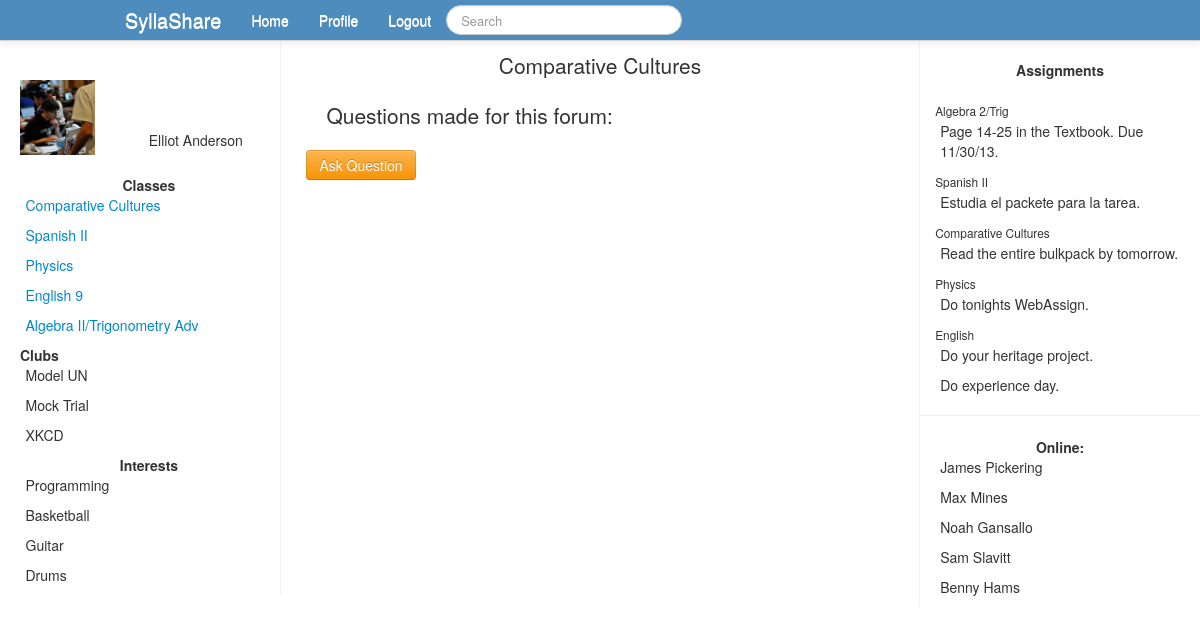
The page /forum.php?id=1 (signed in) on the database its author committed.
### tables this page shows
CREATE TABLE `users` (
  `id` int(11) NOT NULL AUTO_INCREMENT,
  `firstname` varchar(40) NOT NULL,
  `lastname` varchar(40) NOT NULL,
  `email` varchar(255) NOT NULL,
  `password` varchar(36) NOT NULL,
  `activated` int(1) NOT NULL DEFAULT '0',
  `code` int(8) NOT NULL,
  `grade` int(2) NOT NULL,
  PRIMARY KEY (`id`)
);

CREATE TABLE `class` (
  `id` int(11) NOT NULL AUTO_INCREMENT,
  `classid` int(11) NOT NULL,
  `userid` int(11) NOT NULL,
  PRIMARY KEY (`id`)
);

CREATE TABLE `classes` (
  `id` int(11) NOT NULL AUTO_INCREMENT,
  `name` varchar(60) NOT NULL,
  PRIMARY KEY (`id`)
);

### forum.php (the view, shortened to what this page needs)
<?php
include_once('database.php');
$userid = $_SESSION['id'];
$pageid = $_GET['id'];
$getuserinfo = "SELECT * FROM users WHERE id=$userid";
$getuserrun = mysqli_query($connect, $getuserinfo);
while ($row = mysqli_fetch_assoc($getuserrun)){
	$firstname = $row['firstname'];
	$lastname = $row['lastname'];
}
include_once('header.php');
?>
<div class="span6">
<h1 class="lead">
<center>
<?php
$thequery = "SELECT * FROM classes WHERE id=$pageid";
$therun = mysqli_query($connect, $thequery);
while ($row = mysqli_fetch_assoc($therun)){
	$pageclassname = $row['name'];
}
echo $pageclassname;
?>
</center>
</h1>
<p class="lead">
<?php
echo 'Questions made for this forum: <br />';
echo '<form action="forum.php?id='.$pageid.'" method="POST">
<input type="hidden" name="askquestion" /><input type="submit" value="Ask Question" class="btn btn-warning" />
</form>';
?>
</p>
</div>
<?php
include_once('rightbar.php');
?>

### header.php (shortened to what this page needs)
<!DOCTYPE html>
<html lang="en">
<head>
<link href="css/bootstrap.min.css" rel="stylesheet" />
</head>
<body>
<div class="navbar navbar-fixed-top" >
	<div class="navbar-inner">
		<div class="container" >
			<ul class="nav">
				<li>
					<a class="brand" href="#">SyllaShare</a>
				</li>
				<?php
				if (!isset($_SESSION['id'])){
					?>
					<form action="login.php" method="POST" class="navbar-form pull-left">
						<input type="email" name="logemail" placeholder="Email" />
						<input type="password" name="logpassword" placeholder="Password" />
						<input type="submit" value="Log In" />
					</form>
					<?
				} else {
				?>
				<li><a href="home.php">Home</a></li>
				<li><a href="#">Profile</a></li>
				<form class="navbar-search pull-right">
					<input type="text" class="search-query" name="q" placeholder="Search" />
				</form>
				<li><a href="logout.php">Logout</a></li>
				<? }?>
			</ul>
		</div>
	</div>
</div>
<?
if (isset($_SESSION['id'])){
	?>
<br /><br />
<div class="row-fluid" style="height: 100%;">
<div class="span3" style="padding-left: 20px; padding-right: 2px; border-right: 1px solid #f2f2f2;">
<div class="innercontent" >
<br />
<p class="lead">
<div id="pic-right" style="float: right;padding-right: 35px; padding-top: 50px; position: relative; ">
<?php
echo $firstname.' '.$lastname;
?>
</div>
<div class="pic-left" style="position: relative;" >
<img src="propic.jpg" height="75" width="75" />
</div>
<br />
<center>
<b>Classes</b><br />
</center>
<?php
$getclasses = "SELECT * FROM class WHERE userid=$userid";
$runclasses = mysqli_query($connect, $getclasses);
while ($row = mysqli_fetch_assoc($runclasses)){
	$classid = $row['classid'];
	$getclassinfo = "SELECT name FROM classes WHERE id=$classid";
	$runclassinfo = mysqli_query($connect, $getclassinfo);
	while ($row2 = mysqli_fetch_assoc($runclassinfo)){
		$classname = $row2['name'];
	}
	echo '<span class="spanright"><a href="class.php?id='.$classid.'">'.$classname.'</a></span><br />';
}
?>
<b>Clubs</b><br />
<span class="spanright">Model UN</span><br />
<span class="spanright">Mock Trial</span><br />
<span class="spanright">XKCD</span><br />
<br />
<center>
<b>Interests</b><br />
<span class="spanright">Programming</span><br />
<span class="spanright">Basketball</span><br />
<span class="spanright">Guitar</span><br />
<span class="spanright">Drums</span><br />
</center>
</p>
</div>
</div>
<?php
}
?>

### header.php (style rules this page uses)
.navbar-inner { background-color: #4d8cbc; background-image: none; color: #FFFFFF; }
.navbar .nav > li > a { color: #FFFFFF; }
.spanright { text-align: left; padding-right: 4px; }

### rightbar.php (style rules this page uses)
p { padding-left: 20px; }

### rows shown on the page
users: firstname "Elliot", lastname "Anderson"
class: classid.name "Comparative Cultures"
class: classid.name "Spanish II"
class: classid.name "Physics"
class: classid.name "English 9"
class: classid.name "Algebra II/Trigonometry Adv"
classes: name "Comparative Cultures"
